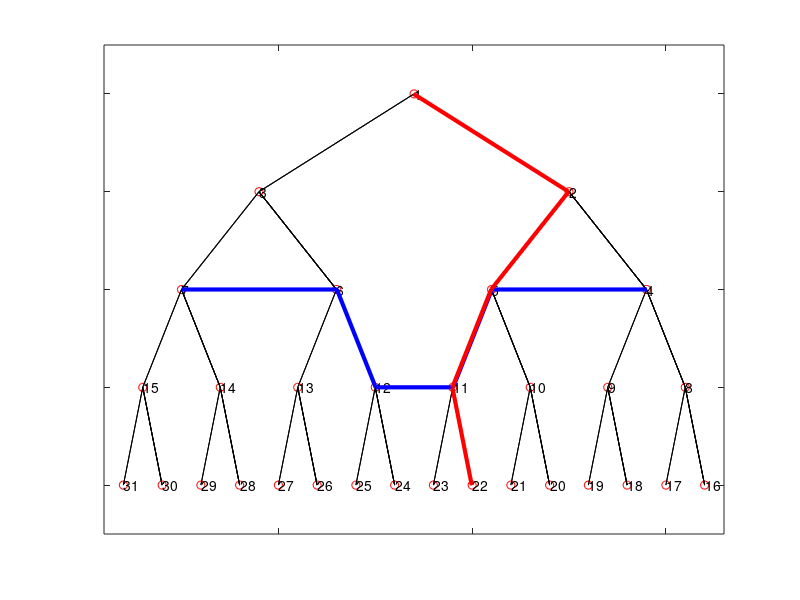

This figure's MATLAB source:
%
%-------------------- Input, output --------------------
% input height of the perfect binary tree
treeHeight = 4;
% input the horizontal nodes of the heap quorum
nodeHorizontalSelected = [4, 5, 11, 12, 6, 7];
% input the vertical nodes of the heap quorum
nodeVerticalSelected = [1, 2, 5, 11, 22];
%--------------------

%-------------------- Global parameters --------------------
% display text beside a node
textoffset = 0.01;
% draw the line
lineOffset = 0.01;
% line width
widthLine = 3;
%--------------------


% compute the number of nodes
treeSize = 2^(treeHeight+1)-1;
% initiatiate the node array
nodeArray = 1:treeSize;
% set the parent of the root
nodeArray(1)=0; % parent == 0, meaning node1 is the root
% set the parent of each non-root node
for i=2:1:treeSize
    nodeArray(i)=floor(i/2);
end

% draw the tree
treeplot(nodeArray,'redo', 'black');
% get the array of coordinates of all nodes
[xAllNodes,yAllNodes] = treelayout(nodeArray);
% display the text of node id beside each node
for i=1:treeSize
    text(xAllNodes(i) + textoffset, yAllNodes(i),num2str(i));
end

% get horizontal nodes
numNodeSelected = length(nodeHorizontalSelected);
% empty the coordinate array
lineX=[]; lineY=[];
for i=1:numNodeSelected
    lineX(i) = xAllNodes(nodeHorizontalSelected(i))+lineOffset;
    lineY(i) = yAllNodes(nodeHorizontalSelected(i));
end
% draw a line linking the horizontal nodes
line(lineX,lineY, 'color', 'blue', 'LineWidth',widthLine);

% get the vertical nodes
numNodeSelected = length(nodeVerticalSelected);
% empty the node array
lineX = []; lineY = [];
for i=1:numNodeSelected
    lineX(i) = xAllNodes(nodeVerticalSelected(i))-lineOffset;
    lineY(i) = yAllNodes(nodeVerticalSelected(i));
end
% draw a line linking the vertical nodes
line(lineX,lineY, 'color', 'red', 'LineWidth',widthLine);


